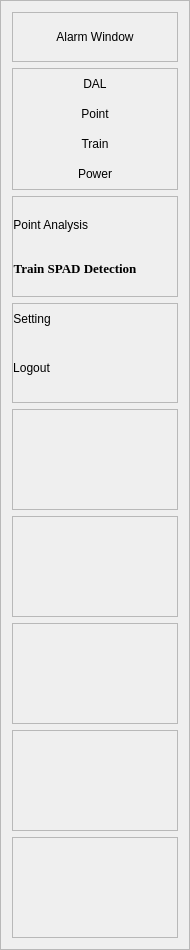
  <widget class="QFrame" name="frame">
   <property name="geometry">
    <rect>
     <x>0</x>
     <y>80</y>
     <width>190</width>
     <height>950</height>
    </rect>
   </property>
   <property name="styleSheet">
    <string notr="true">background-color: rgb(190, 199, 211);
QPushButton{
border:none;
}</string>
   </property>
   <property name="frameShape">
    <enum>QFrame::StyledPanel</enum>
   </property>
   <property name="frameShadow">
    <enum>QFrame::Raised</enum>
   </property>
   <property name="lineWidth">
    <number>0</number>
   </property>
   <layout class="QVBoxLayout" name="verticalLayout">
    <item>
     <widget class="QFrame" name="frame_4">
      <property name="minimumSize">
       <size>
        <width>162</width>
        <height>0</height>
       </size>
      </property>
      <property name="maximumSize">
       <size>
        <width>16777215</width>
        <height>50</height>
       </size>
      </property>
      <property name="frameShape">
       <enum>QFrame::StyledPanel</enum>
      </property>
      <property name="frameShadow">
       <enum>QFrame::Raised</enum>
      </property>
      <layout class="QVBoxLayout" name="verticalLayout_6">
       <property name="spacing">
        <number>0</number>
       </property>
       <property name="leftMargin">
        <number>0</number>
       </property>
       <property name="topMargin">
        <number>0</number>
       </property>
       <property name="rightMargin">
        <number>0</number>
       </property>
       <property name="bottomMargin">
        <number>0</number>
       </property>
       <item>
        <widget class="QPushButton" name="pushButton_28">
         <property name="minimumSize">
          <size>
           <width>0</width>
           <height>30</height>
          </size>
         </property>
         <property name="styleSheet">
          <string notr="true">
QPushButton {
border:none;
font: bold 10pt &quot;Times New Roman&quot;;
}

/* 鼠标悬停效果 */
QPushButton:hover {
    background: #5B7C9A;

}

/* 按下效果 */
QPushButton:pressed {
   background: #4B6C8A;
}</string>
         </property>
         <property name="text">
          <string>Alarm Window</string>
         </property>
        </widget>
       </item>
      </layout>
     </widget>
    </item>
    <item>
     <widget class="QFrame" name="frame_5">
      <property name="maximumSize">
       <size>
        <width>16777215</width>
        <height>160</height>
       </size>
      </property>
      <property name="frameShape">
       <enum>QFrame::StyledPanel</enum>
      </property>
      <property name="frameShadow">
       <enum>QFrame::Raised</enum>
      </property>
      <layout class="QVBoxLayout" name="verticalLayout_3">
       <property name="spacing">
        <number>0</number>
       </property>
       <property name="leftMargin">
        <number>0</number>
       </property>
       <property name="topMargin">
        <number>0</number>
       </property>
       <property name="rightMargin">
        <number>0</number>
       </property>
       <property name="bottomMargin">
        <number>0</number>
       </property>
       <item>
        <widget class="QPushButton" name="pushButton_9">
         <property name="minimumSize">
          <size>
           <width>0</width>
           <height>30</height>
          </size>
         </property>
         <property name="styleSheet">
          <string notr="true">
QPushButton {
border:none;
font: bold 10pt &quot;Times New Roman&quot;;
}

/* 鼠标悬停效果 */
QPushButton:hover {
    background: #5B7C9A;

}

/* 按下效果 */
QPushButton:pressed {
   background: #4B6C8A;
}</string>
         </property>
         <property name="text">
          <string>DAL</string>
         </property>
        </widget>
       </item>
       <item>
        <widget class="QPushButton" name="pushButton_7">
         <property name="minimumSize">
          <size>
           <width>0</width>
           <height>30</height>
          </size>
         </property>
         <property name="styleSheet">
          <string notr="true">
QPushButton {
border:none;
font: bold 10pt &quot;Times New Roman&quot;;
}

/* 鼠标悬停效果 */
QPushButton:hover {
    background: #5B7C9A;

}

/* 按下效果 */
QPushButton:pressed {
   background: #4B6C8A;
}</string>
         </property>
         <property name="text">
          <string>Point</string>
         </property>
        </widget>
       </item>
       <item>
        <widget class="QPushButton" name="pushButton_8">
         <property name="minimumSize">
          <size>
           <width>0</width>
           <height>30</height>
          </size>
         </property>
         <property name="styleSheet">
          <string notr="true">
QPushButton {
border:none;
font: bold 10pt &quot;Times New Roman&quot;;
}

/* 鼠标悬停效果 */
QPushButton:hover {
    background: #5B7C9A;

}

/* 按下效果 */
QPushButton:pressed {
   background: #4B6C8A;
}</string>
         </property>
         <property name="text">
          <string>Train</string>
         </property>
        </widget>
       </item>
       <item>
        <widget class="QPushButton" name="pushButton_10">
         <property name="minimumSize">
          <size>
           <width>0</width>
           <height>30</height>
          </size>
         </property>
         <property name="styleSheet">
          <string notr="true">
QPushButton {
border:none;
font: bold 10pt &quot;Times New Roman&quot;;
}

/* 鼠标悬停效果 */
QPushButton:hover {
    background: #5B7C9A;

}

/* 按下效果 */
QPushButton:pressed {
   background: #4B6C8A;
}</string>
         </property>
         <property name="text">
          <string>Power</string>
         </property>
        </widget>
       </item>
      </layout>
     </widget>
    </item>
    <item>
     <widget class="QFrame" name="frame_6">
      <property name="maximumSize">
       <size>
        <width>16777215</width>
        <height>150</height>
       </size>
      </property>
      <property name="frameShape">
       <enum>QFrame::StyledPanel</enum>
      </property>
      <property name="frameShadow">
       <enum>QFrame::Raised</enum>
      </property>
      <layout class="QVBoxLayout" name="verticalLayout_4">
       <property name="spacing">
        <number>0</number>
       </property>
       <property name="leftMargin">
        <number>0</number>
       </property>
       <property name="topMargin">
        <number>0</number>
       </property>
       <property name="rightMargin">
        <number>0</number>
       </property>
       <property name="bottomMargin">
        <number>0</number>
       </property>
       <item alignment="Qt::AlignLeft">
        <widget class="QPushButton" name="pushButton_11">
         <property name="minimumSize">
          <size>
           <width>0</width>
           <height>30</height>
          </size>
         </property>
         <property name="styleSheet">
          <string notr="true">
QPushButton {
border:none;
font: bold 10pt &quot;Times New Roman&quot;;
}

/* 鼠标悬停效果 */
QPushButton:hover {
    background: #5B7C9A;

}

/* 按下效果 */
QPushButton:pressed {
   background: #4B6C8A;
}</string>
         </property>
         <property name="text">
          <string>Point Analysis              </string>
         </property>
        </widget>
       </item>
       <item alignment="Qt::AlignLeft">
        <widget class="QPushButton" name="pushButton_12">
         <property name="minimumSize">
          <size>
           <width>0</width>
           <height>30</height>
          </size>
         </property>
         <property name="font">
          <font>
           <family>Times New Roman</family>
           <pointsize>10</pointsize>
           <weight>75</weight>
           <italic>false</italic>
           <bold>true</bold>
          </font>
         </property>
         <property name="styleSheet">
          <string notr="true">
QPushButton {
border:none;
font: bold 10pt &quot;Times New Roman&quot;;
}

/* 鼠标悬停效果 */
QPushButton:hover {
    background: #5B7C9A;

}

/* 按下效果 */
QPushButton:pressed {
   background: #4B6C8A;
}</string>
         </property>
         <property name="text">
          <string>Train SPAD Detection</string>
         </property>
        </widget>
       </item>
      </layout>
     </widget>
    </item>
    <item>
     <widget class="QFrame" name="frame_7">
      <property name="maximumSize">
       <size>
        <width>16777215</width>
        <height>100</height>
       </size>
      </property>
      <property name="frameShape">
       <enum>QFrame::StyledPanel</enum>
      </property>
      <property name="frameShadow">
       <enum>QFrame::Raised</enum>
      </property>
      <layout class="QVBoxLayout" name="verticalLayout_5">
       <property name="spacing">
        <number>0</number>
       </property>
       <property name="leftMargin">
        <number>0</number>
       </property>
       <property name="topMargin">
        <number>0</number>
       </property>
       <property name="rightMargin">
        <number>0</number>
       </property>
       <property name="bottomMargin">
        <number>0</number>
       </property>
       <item alignment="Qt::AlignLeft">
        <widget class="QPushButton" name="pushButton_14">
         <property name="minimumSize">
          <size>
           <width>0</width>
           <height>30</height>
          </size>
         </property>
         <property name="styleSheet">
          <string notr="true">
QPushButton {
border:none;
font: bold 10pt &quot;Times New Roman&quot;;
}

/* 鼠标悬停效果 */
QPushButton:hover {
    background: #5B7C9A;

}

/* 按下效果 */
QPushButton:pressed {
   background: #4B6C8A;
}</string>
         </property>
         <property name="text">
          <string>Setting                           </string>
         </property>
        </widget>
       </item>
       <item alignment="Qt::AlignLeft|Qt::AlignVCenter">
        <widget class="QPushButton" name="pushButton_15">
         <property name="minimumSize">
          <size>
           <width>0</width>
           <height>30</height>
          </size>
         </property>
         <property name="styleSheet">
          <string notr="true">
QPushButton {
border:none;
font: bold 10pt &quot;Times New Roman&quot;;
}

/* 鼠标悬停效果 */
QPushButton:hover {
    background: #5B7C9A;

}

/* 按下效果 */
QPushButton:pressed {
   background: #4B6C8A;
}</string>
         </property>
         <property name="text">
          <string>Logout                           </string>
         </property>
        </widget>
       </item>
      </layout>
     </widget>
    </item>
    <item>
     <widget class="QFrame" name="frame_12">
      <property name="frameShape">
       <enum>QFrame::StyledPanel</enum>
      </property>
      <property name="frameShadow">
       <enum>QFrame::Raised</enum>
      </property>
     </widget>
    </item>
    <item>
     <widget class="QFrame" name="frame_2">
      <property name="frameShape">
       <enum>QFrame::StyledPanel</enum>
      </property>
      <property name="frameShadow">
       <enum>QFrame::Raised</enum>
      </property>
     </widget>
    </item>
    <item>
     <widget class="QFrame" name="frame_3">
      <property name="frameShape">
       <enum>QFrame::StyledPanel</enum>
      </property>
      <property name="frameShadow">
       <enum>QFrame::Raised</enum>
      </property>
     </widget>
    </item>
    <item>
     <widget class="QFrame" name="frame_11">
      <property name="frameShape">
       <enum>QFrame::StyledPanel</enum>
      </property>
      <property name="frameShadow">
       <enum>QFrame::Raised</enum>
      </property>
     </widget>
    </item>
    <item>
     <widget class="QFrame" name="frame_10">
      <property name="frameShape">
       <enum>QFrame::StyledPanel</enum>
      </property>
      <property name="frameShadow">
       <enum>QFrame::Raised</enum>
      </property>
     </widget>
    </item>
   </layout>
  </widget>
